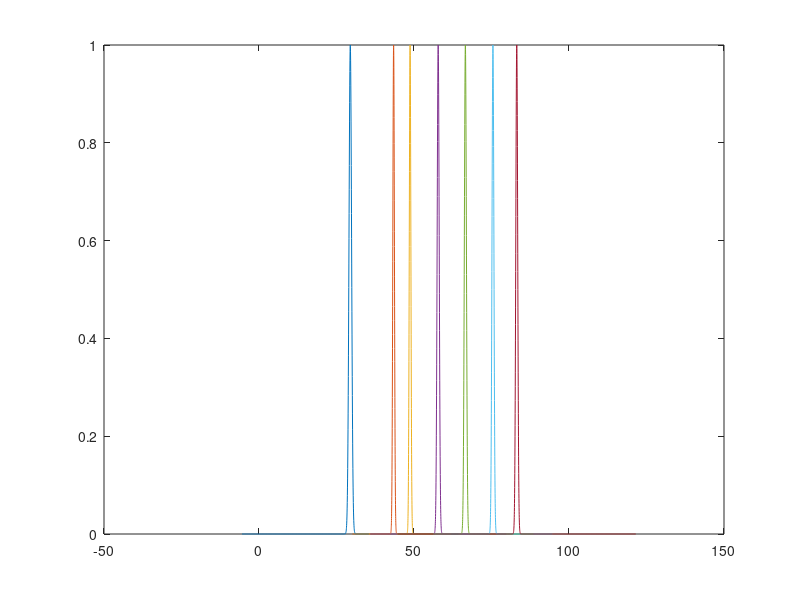

MATLAB code for this plot:
clear all
clc

%% lebal 1

centriod = 29.44625254
;
width = 0.349379928
;
s = 100* width;

x = -s+centriod : width* 10^-1 : s+centriod;
y = exp( - (x - centriod).^2 / width);

%% lebal 2

centriod = 43.42144966
;
width = 0.132807617
;
s = 100* width;

x2 = -s+centriod : width* 10^-1 : s+centriod;
y2 = exp( - (x2 - centriod).^2 / width);

%% lebal 3

centriod = 48.73375436
;
width = 0.132807617
;
s = 100* width;

x3 = -s+centriod : width* 10^-1 : s+centriod;
y3 = exp( - (x3 - centriod).^2 / width);

%% lebal 4
centriod = 57.79797773
;
width = 0.219336271
;
s = 100* width;

x4 = -s+centriod : width* 10^-1 : s+centriod;
y4 = exp( - (x4 - centriod).^2 / width);

%% lebal 5
centriod = 66.57142857
;
width = 0.219336271
;
s = 100* width;

x5 = -s+centriod : width* 10^-1 : s+centriod;
y5 = exp( - (x5 - centriod).^2 / width);

%% lebal 6
centriod = 75.46421895
;
width = 0.191965955
;
s = 100* width;

x6 = -s+centriod : width* 10^-1 : s+centriod;
y6 = exp( - (x6 - centriod).^2 / width);

%% lebal 7
centriod = 83.14285714
;
width = 0.191965955
;
s = 200* width;

x7 = -s+centriod : width* 10^-1 : s+centriod;
y7 = exp( - (x7 - centriod).^2 / width);



%%
plot(x,y,x2,y2, x3, y3, x4, y4, x5, y5, x6, y6, x7, y7)
